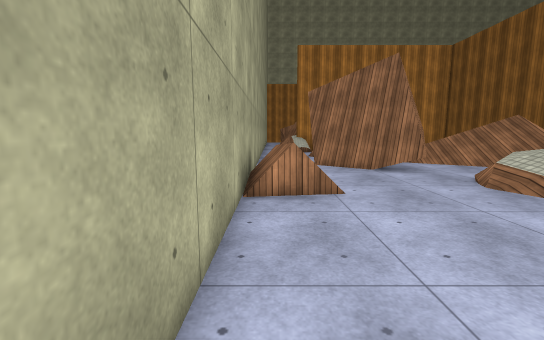
view 1 (above)

24 first-person views from a walk through a scene from a Unity 3-D project. The camera is 1.5 m above the floor, tilts 8° down and sees 90° across. The floor is counted in squares, 1 m on a side. Each view is taken from the middle of a square. On the plan, view 1 faces up. The plan holds only what a view shows up to about 14 squares ahead; the rest is blank. The place goes on beyond the plan. The player is left out. Surface patterns are stand-ins for the level's own textures.

view 2
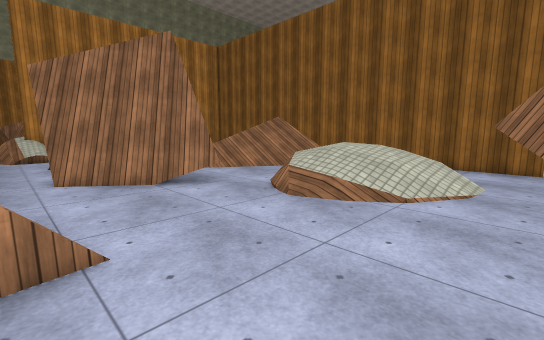

view 3
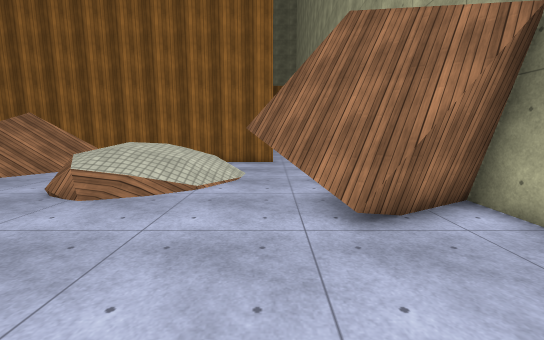

view 4
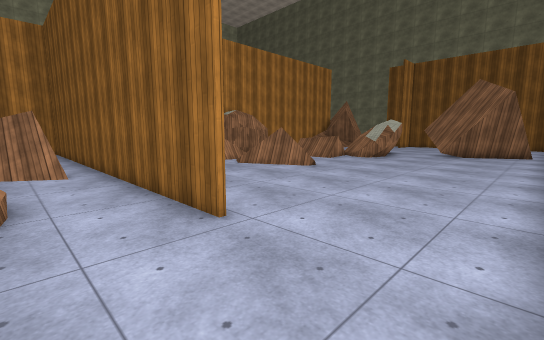

view 5
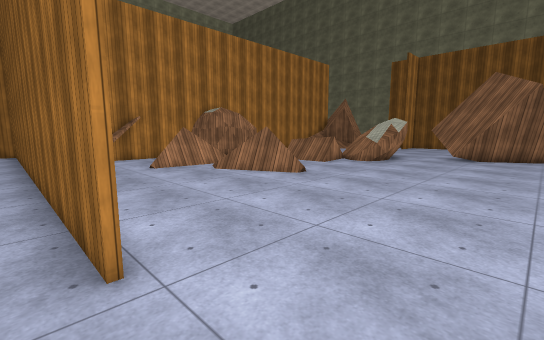

view 6
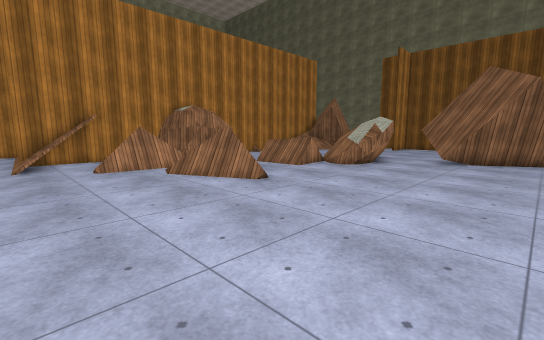

view 7
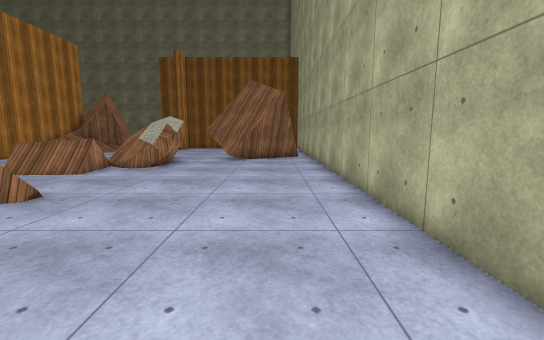

view 8
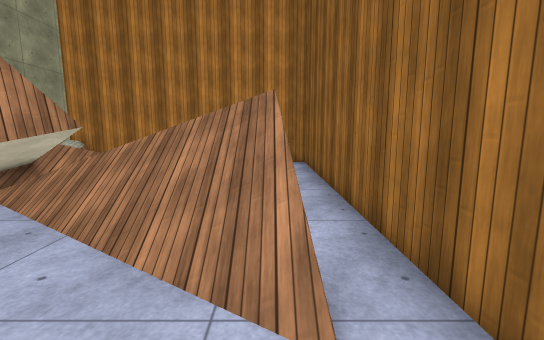

view 9
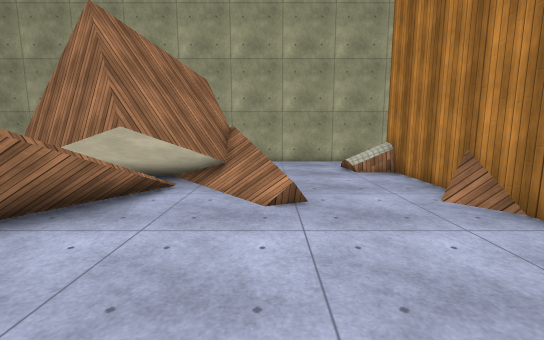

view 10
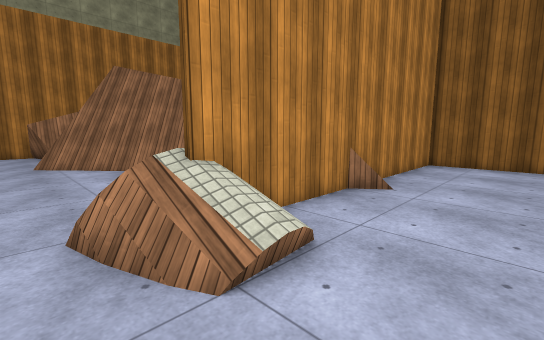

view 11
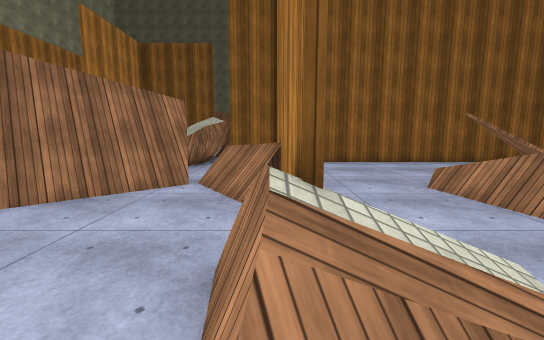

view 12
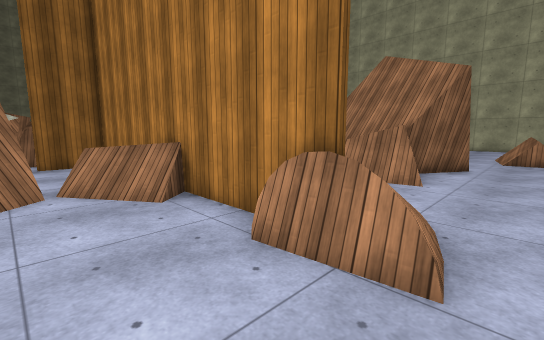

view 13
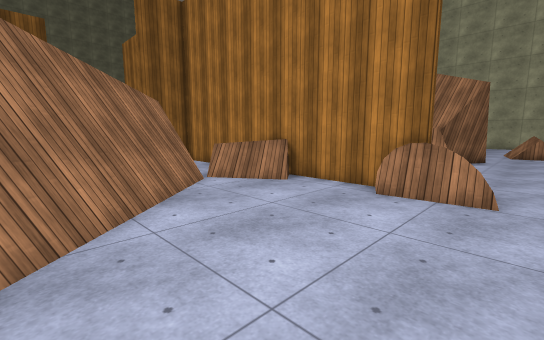

view 14
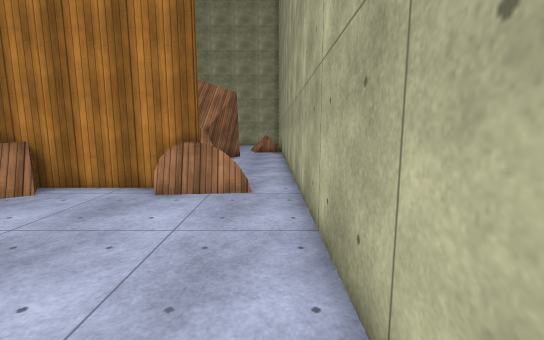

view 15
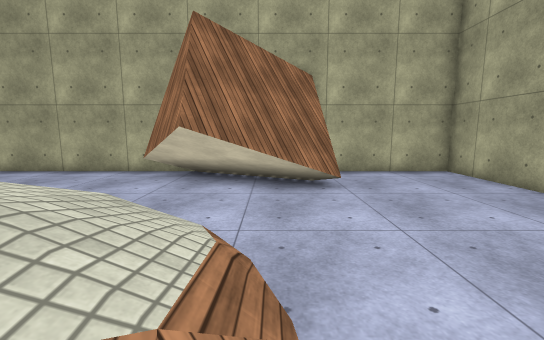

view 16
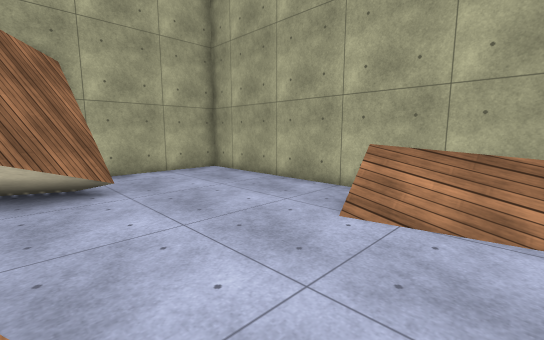

view 17
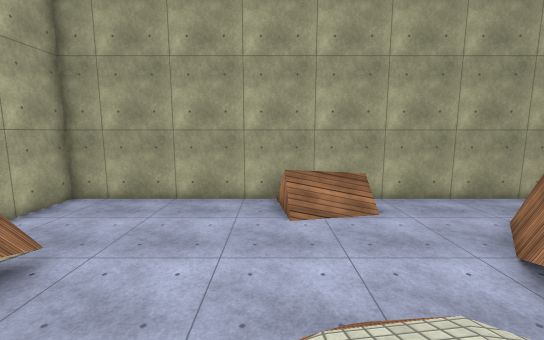

view 18
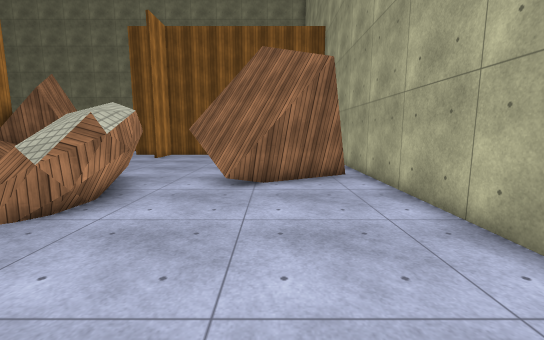

view 19
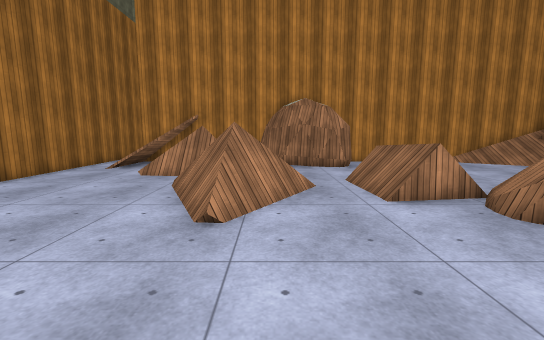

view 20
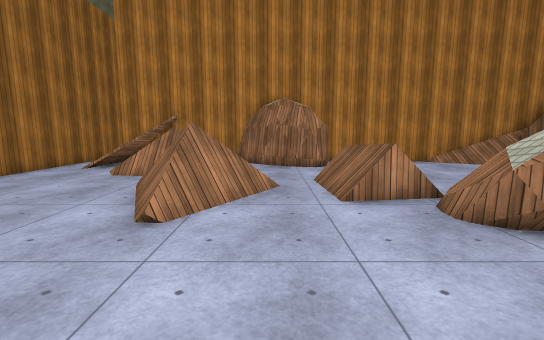

view 21
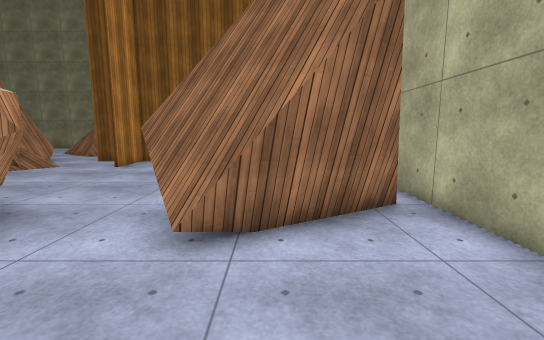

view 22
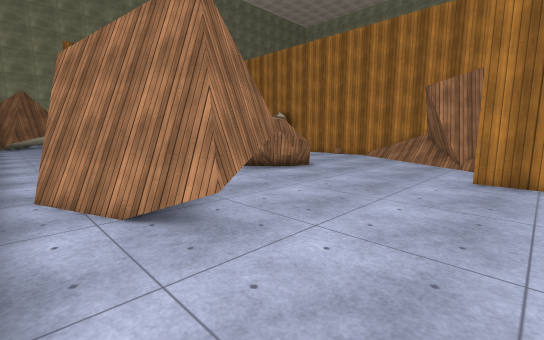

view 23
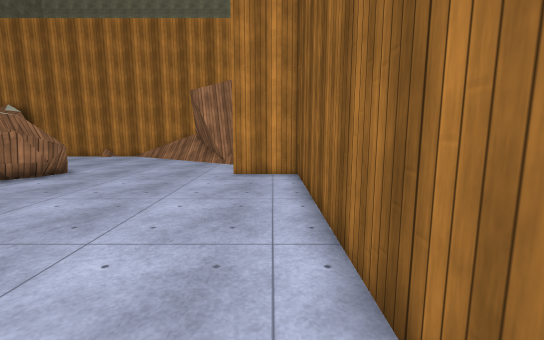

view 24
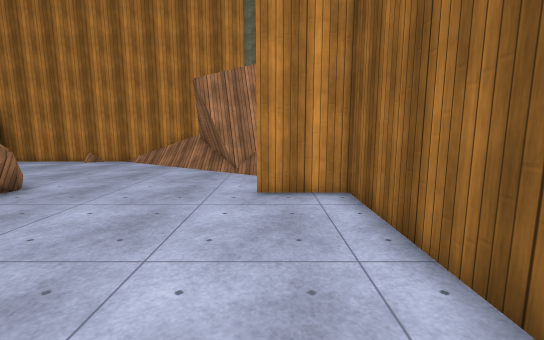

### Floor plan
Key: @ floor where view 1 was taken; # wall or solid block; . main floor; : floor 1 m higher than the main floor; / step, stairs or slope; = window, fence, low wall or low ledge; ^ raised ledge; v drop or lower ground; T thing the floor can be seen under or through; O other object.
Columns run from 1 left of view 1 to 40 right of it. Each row starts with its distance up from view 1.
 31  ..=#
 30  ...##
 29  ....=#
 28 #.....=#
 27 #......##
 26 #.......##   #^
 25 #........##..#^#
 24 #........=.....###
 23 #......=== ....#
 22 #.=#############
 21 #.//=...O......#
 20 #..//..........#
 19 #..............#.
 18 #..............#.
 17 #...====O......#.
 16 #...#=OO.......#.#####################
 15 #...####.......#.//.   ####......///=
 14 #..######=//...#./#.   .###.......//##  ##
 13 #..######/////.#....    ...  ......./####.
 12 #...#####.////.#...=##= ...   ......../...
 11 #....###...///.#.....== ..   .............
 10 #.....#....../.#.....   ..=  ............#
  9 #=/....../  ...#.....=#==.=O.== #......###
  8 v=/....//// ...#.....=#=..==^^^ #^.......#
  7 v=/....///: ...#......=.....^^ ##........#
  6 #......./////..#............^^##.........#
  5 #......./////..#.................##......#
  4 #.........//...#................####.....#
  3 #......#TT.....#...............##  #.....#
  2 #.....###TT....................##  ##....#
  1 #.....###TT....................######....#
  0 #@....##  T#....................###..... #
 -1 #.....##   ............................ .
 -2 #######     #########################

Positions as (right, up) in squares from view 1, and headings:
1: (0, 0), facing up
2: (1, 3), facing up-right
3: (0, 3), facing right
4: (11, -1), facing up-right
5: (13, 0), facing up-right
6: (15, 0), facing up-right
7: (15, 1), facing right
8: (12, 8), facing up
9: (13, 17), facing left
10: (0, 18), facing up-right
11: (0, 22), facing right
12: (0, 25), facing down-right
13: (0, 29), facing down-right
14: (0, 29), facing down
15: (6, 9), facing down
16: (6, 9), facing down-left
17: (9, 6), facing left
18: (22, 2), facing right
19: (22, 2), facing up
20: (23, 2), facing up
21: (26, 2), facing right
22: (39, -1), facing up-left
23: (39, -1), facing up
24: (38, 2), facing up
